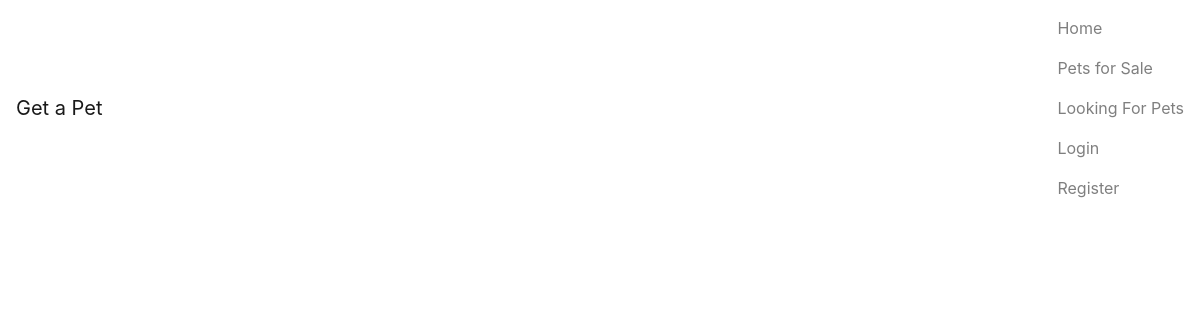
The app's page /view/messages.php (signed in), older data.
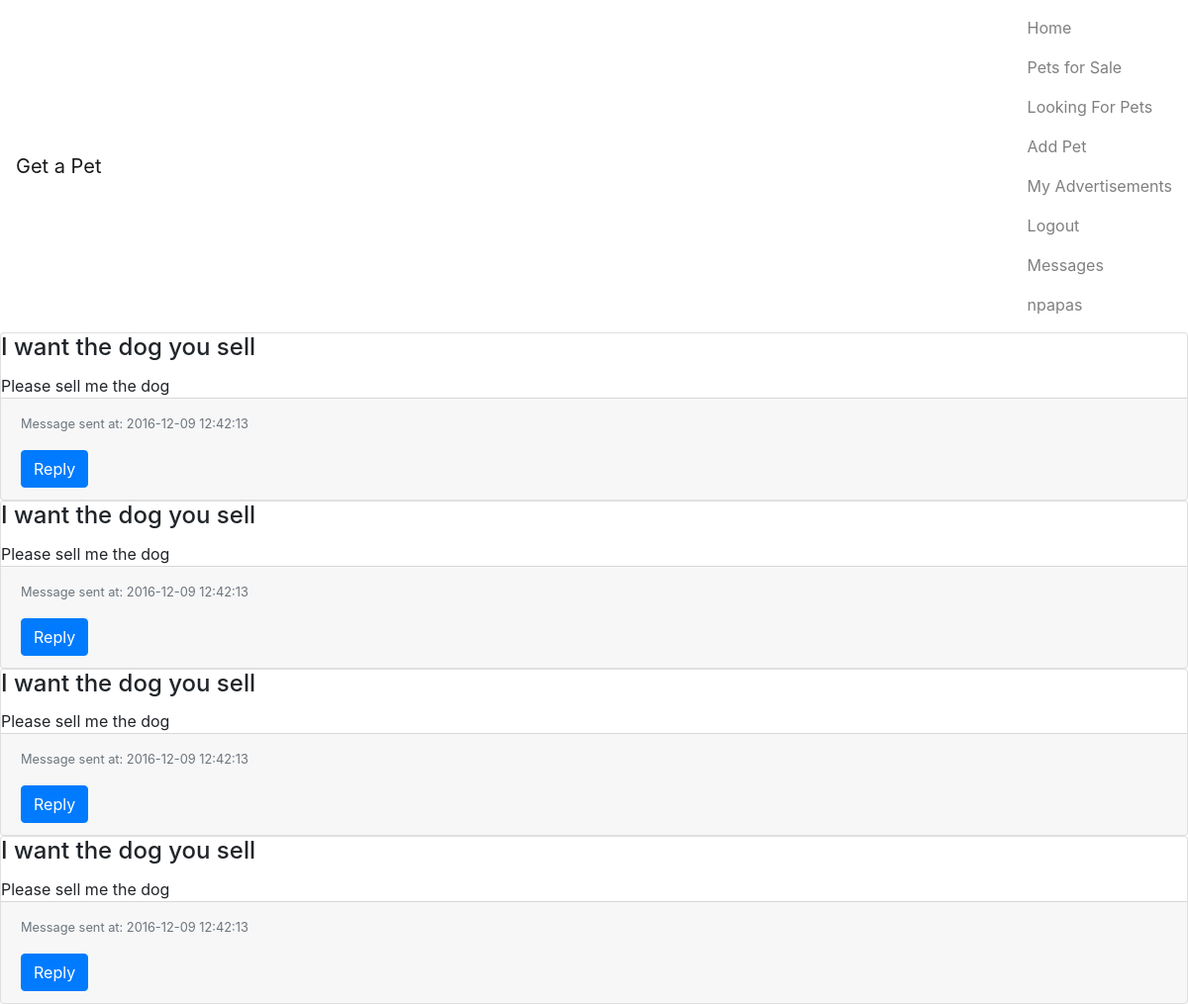
The same page, newer data.
### tables this page shows
CREATE TABLE messages (
  sender_id       INT(6) NOT NULL,
  receiver_id     INT(6) NOT NULL,
  message_subject VARCHAR(50),
  message_body    VARCHAR(200),
  date_sent       VARCHAR(20),
  FOREIGN KEY (sender_id) REFERENCES USERS (user_id),
  FOREIGN KEY (receiver_id) REFERENCES USERS (user_id)
);

### model/login/User.php (called while the page is built, shortened)
<?php
class User
{
    private $userId;
    private $username;
    public function getUserId()
    {
        return $this->userId;
    }
    public function getUsername()
    {
        return $this->username;
    }
}

### model/Message.php (called while the page is built, shortened)
<?php
class Message
{
    private $senderId;
    private $messageSubject;
    private $messageBody;
    private $messageDate;
    public function __construct($senderId, $receiverId, $messageSubject, $messageBody, $messageDate)
    {
        $this->senderId = $senderId;
        $this->messageSubject = $messageSubject;
        $this->messageBody = $messageBody;
        $this->messageDate = $messageDate;
    }
    public function getSenderId()
    {
        return $this->senderId;
    }
    public function getMessageSubject()
    {
        return $this->messageSubject;
    }
    public function getMessageBody()
    {
        return $this->messageBody;
    }
    public function getMessageDate()
    {
        return $this->messageDate;
    }
}

### view/messages.php (the view, shortened to what this page needs)
<!DOCTYPE html>
<html lang="en">
<head>
    <link rel="stylesheet" href="https://maxcdn.bootstrapcdn.com/bootstrap/4.0.0-alpha.5/css/bootstrap.min.css"
>
</head>
<body>
<?php
include 'header.php';
include '../model/Message.php';
if (isset($_SESSION["login"])) {
    $user = $_SESSION["login"];
    $userLogin = unserialize($user);
    $conn = DatabaseConnection::getInstance();
    $query = "select * from messages where receiver_id = ? order by date_sent DESC";
    $statement = $conn->stmt_init();
    if (!$statement->prepare($query)) {
        echo "Try again later";
    } else {
        $userId = $userLogin->getUserId();
        $statement->bind_param("i", $userId);
        $statement->execute();
        $result = $statement->get_result();
        while ($row = $result->fetch_assoc()) {
            $message = new Message($row['sender_id'], $row['receiver_id'], $row['message_subject'], $row['message_body'], $row['date_sent'])
            ?>
            <div class="card-deck-wrapper">
                <div class="card-deck"">
                    <div class="card">
                        <div class="card-block">
                            <h4 class="card-title"><?= $message->getMessageSubject() ?></h4>
                            <p class="card-text"><?= $message->getMessageBody() ?></p>
                        </div>
                        <div class="card-footer text-muted">
                            <p class="card-text float-xs-left">
                                <small>Message sent at: <?= $message->getMessageDate() ?> </small>
                            </p>
                            <?php
                            if (isset($_SESSION["login"])) {
                                    ?>
                                    <form method="GET" action="sendMessage.php">
                                        <button type="submit" class="btn btn-primary" name="message_user"
                                                value="<?= $message->getSenderId() ?>">Reply
                                        </button>
                                    </form>
                                    <?php
                                }
                            ?>
                        </div>
                    </div>
                </div>
            </div>
        <?php }
    }
} ?>
</body>
</html>

### view/header.php (shortened to what this page needs)
<?php
include '../model/login/User.php';
?>
<nav class="navbar navbar-light bg-faded">
    <a href="../index.php" class="navbar-brand">Get a Pet</a>
    <ul class="nav navbar-nav">
        <li class="nav-item">
            <a class="nav-link" href="../index.php">Home</a>
        </li>
        <li class="nav-item">
            <a class="nav-link" href="petsForSale.php">Pets for Sale</a>
        </li>
        <li class="nav-item">
            <a class="nav-link" href="petsForAdoption.php">Looking For Pets</a>
        </li>
        <?php
        if (isset($_SESSION["login"])) {
            $user = $_SESSION["login"];
            $userLogin = unserialize($user);
            ?>
            <li class="nav-item">
                <a class="nav-link" href="AddPet.php">Add Pet</a>
            </li>
            <li class="nav-item">
                <a class="nav-link" href="MyAdverts.php">My Advertisements</a>
            </li>
            <li class="nav-item float-xs-right">
                <a class="nav-link" href="../controller/logoutController.php">Logout</a>
            </li>
            <li class="nav-item float-xs-right">
                <a class="nav-link" href="messages.php">Messages</a>
            </li>
            <li class="nav-item float-xs-right">
                <a class="nav-link" href="userProfile.php"><?= $userLogin->getUsername() ?></a>
            </li>
            <?php
        } else {
            ?>
            <li class="nav-item float-xs-right">
                <a class="nav-link" href="login.php">Login</a>
            </li>
            <li class="nav-item float-xs-right">
                <a class="nav-link" href="register.php">Register</a>
            </li>
        <?php } ?>
    </ul>
</nav>

Row changes from the older to the newer data that the page shows:
added messages: message_subject "I want the dog you sell", message_body "Please sell me the dog", date_sent "2016-12-09 12:42:13", $message->getSenderId() 5 (drawn)
added messages: message_subject "I want the dog you sell", message_body "Please sell me the dog", date_sent "2016-12-09 12:42:13", $message->getSenderId() 4 (drawn)
added messages: message_subject "I want the dog you sell", message_body "Please sell me the dog", date_sent "2016-12-09 12:42:13", $message->getSenderId() 2 (drawn)
added messages: message_subject "I want the dog you sell", message_body "Please sell me the dog", date_sent "2016-12-09 12:42:13", $message->getSenderId() 3 (drawn)
Text that changed along with them:
$userLogin->getUsername(): (not shown) → "npapas"
text no longer shown: "Login Register"
text now shown: "Add Pet My Advertisements Logout Messages"
